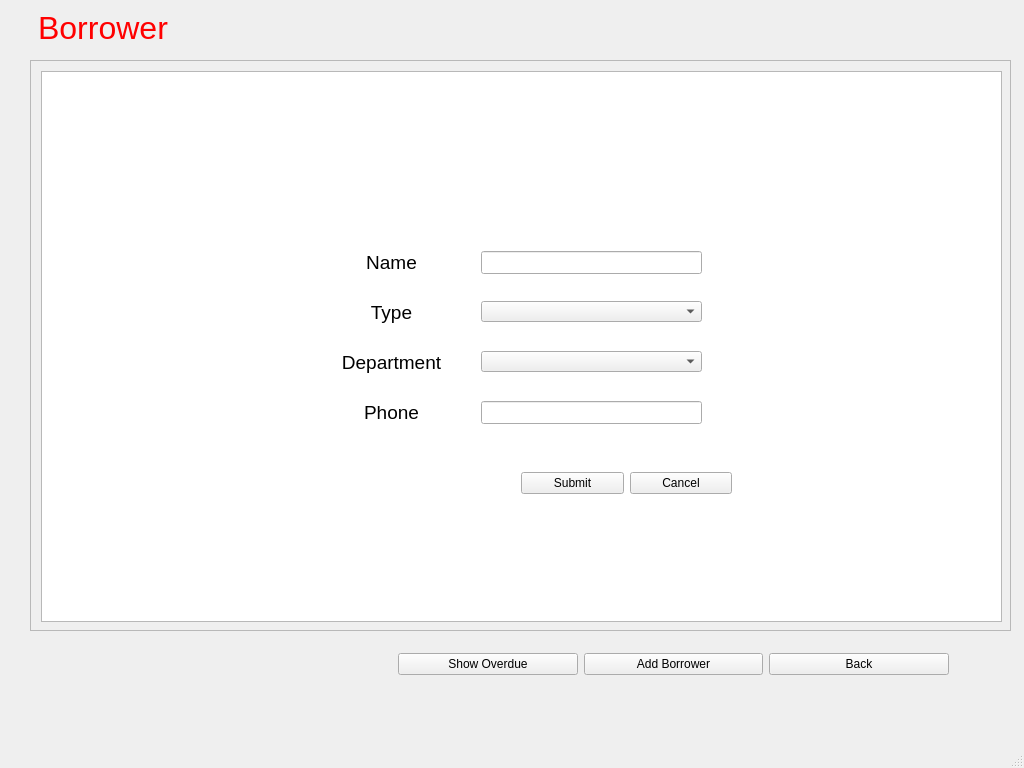
<?xml version="1.0" encoding="UTF-8"?>
<ui version="4.0">
 <class>BorrowerGui</class>
 <widget class="QMainWindow" name="BorrowerGui">
  <property name="geometry">
   <rect>
    <x>0</x>
    <y>0</y>
    <width>1024</width>
    <height>768</height>
   </rect>
  </property>
  <property name="windowTitle">
   <string>MainWindow</string>
  </property>
  <property name="styleSheet">
   <string notr="true">background-image: url(:/inori_zirong_chibi.jpg);</string>
  </property>
  <widget class="QWidget" name="centralwidget">
   <widget class="QLabel" name="lblHeader">
    <property name="geometry">
     <rect>
      <x>30</x>
      <y>10</y>
      <width>146</width>
      <height>38</height>
     </rect>
    </property>
    <property name="styleSheet">
     <string notr="true">background-image: url(:/White-Wallpapers.jpg);</string>
    </property>
    <property name="text">
     <string>&lt;html&gt;&lt;head/&gt;&lt;body&gt;&lt;p align=&quot;center&quot;&gt;&lt;span style=&quot; font-size:24pt; color:#ff0000;&quot;&gt;Borrower&lt;/span&gt;&lt;/p&gt;&lt;/body&gt;&lt;/html&gt;</string>
    </property>
   </widget>
   <widget class="QWidget" name="layoutWidget">
    <property name="geometry">
     <rect>
      <x>398</x>
      <y>644</y>
      <width>551</width>
      <height>41</height>
     </rect>
    </property>
    <layout class="QHBoxLayout" name="horizontalLayout">
     <item>
      <widget class="QPushButton" name="btnOverdue">
       <property name="styleSheet">
        <string notr="true">background-image: url(:/White-Wallpapers.jpg);</string>
       </property>
       <property name="text">
        <string>Show Overdue</string>
       </property>
      </widget>
     </item>
     <item>
      <widget class="QPushButton" name="btnSave">
       <property name="styleSheet">
        <string notr="true">background-image: url(:/White-Wallpapers.jpg);</string>
       </property>
       <property name="text">
        <string>Add Borrower</string>
       </property>
      </widget>
     </item>
     <item>
      <widget class="QPushButton" name="btnBack">
       <property name="styleSheet">
        <string notr="true">background-image: url(:/White-Wallpapers.jpg);</string>
       </property>
       <property name="text">
        <string>Back</string>
       </property>
      </widget>
     </item>
    </layout>
   </widget>
   <widget class="QScrollArea" name="scrollArea">
    <property name="geometry">
     <rect>
      <x>30</x>
      <y>60</y>
      <width>981</width>
      <height>571</height>
     </rect>
    </property>
    <property name="widgetResizable">
     <bool>true</bool>
    </property>
    <widget class="QWidget" name="scrollAreaWidgetContents">
     <property name="geometry">
      <rect>
       <x>0</x>
       <y>0</y>
       <width>979</width>
       <height>569</height>
      </rect>
     </property>
     <widget class="QWidget" name="widget" native="true">
      <property name="geometry">
       <rect>
        <x>290</x>
        <y>170</y>
        <width>421</width>
        <height>291</height>
       </rect>
      </property>
      <property name="styleSheet">
       <string notr="true">background-image: url(:/greenBackGround.jpg);</string>
      </property>
      <widget class="QLabel" name="lblBRNAME">
       <property name="geometry">
        <rect>
         <x>10</x>
         <y>20</y>
         <width>121</width>
         <height>23</height>
        </rect>
       </property>
       <property name="styleSheet">
        <string notr="true">background-image: url(:/White-Wallpapers.jpg);</string>
       </property>
       <property name="text">
        <string>&lt;html&gt;&lt;head/&gt;&lt;body&gt;&lt;p align=&quot;center&quot;&gt;&lt;span style=&quot; font-size:14pt; color:#000000;&quot;&gt;Name&lt;/span&gt;&lt;/p&gt;&lt;/body&gt;&lt;/html&gt;</string>
       </property>
      </widget>
      <widget class="QLabel" name="lblBRTYPE">
       <property name="geometry">
        <rect>
         <x>10</x>
         <y>70</y>
         <width>121</width>
         <height>23</height>
        </rect>
       </property>
       <property name="styleSheet">
        <string notr="true">background-image: url(:/White-Wallpapers.jpg);</string>
       </property>
       <property name="text">
        <string>&lt;html&gt;&lt;head/&gt;&lt;body&gt;&lt;p align=&quot;center&quot;&gt;&lt;span style=&quot; font-size:14pt; color:#000000;&quot;&gt;Type&lt;/span&gt;&lt;/p&gt;&lt;/body&gt;&lt;/html&gt;</string>
       </property>
      </widget>
      <widget class="QLabel" name="lblBRDEP">
       <property name="geometry">
        <rect>
         <x>10</x>
         <y>120</y>
         <width>121</width>
         <height>23</height>
        </rect>
       </property>
       <property name="styleSheet">
        <string notr="true">background-image: url(:/White-Wallpapers.jpg);</string>
       </property>
       <property name="text">
        <string>&lt;html&gt;&lt;head/&gt;&lt;body&gt;&lt;p align=&quot;center&quot;&gt;&lt;span style=&quot; font-size:14pt; color:#000000;&quot;&gt;Department&lt;/span&gt;&lt;/p&gt;&lt;/body&gt;&lt;/html&gt;</string>
       </property>
      </widget>
      <widget class="QLabel" name="lblPHONE">
       <property name="geometry">
        <rect>
         <x>10</x>
         <y>170</y>
         <width>121</width>
         <height>23</height>
        </rect>
       </property>
       <property name="styleSheet">
        <string notr="true">background-image: url(:/White-Wallpapers.jpg);</string>
       </property>
       <property name="text">
        <string>&lt;html&gt;&lt;head/&gt;&lt;body&gt;&lt;p align=&quot;center&quot;&gt;&lt;span style=&quot; font-size:14pt; color:#000000;&quot;&gt;Phone&lt;/span&gt;&lt;/p&gt;&lt;/body&gt;&lt;/html&gt;</string>
       </property>
      </widget>
      <widget class="QLineEdit" name="lnBrName">
       <property name="geometry">
        <rect>
         <x>160</x>
         <y>20</y>
         <width>221</width>
         <height>23</height>
        </rect>
       </property>
       <property name="styleSheet">
        <string notr="true">background-image: url(:/White-Wallpapers.jpg);</string>
       </property>
      </widget>
      <widget class="QLineEdit" name="lnBrPhone">
       <property name="geometry">
        <rect>
         <x>160</x>
         <y>170</y>
         <width>221</width>
         <height>23</height>
        </rect>
       </property>
       <property name="styleSheet">
        <string notr="true">background-image: url(:/White-Wallpapers.jpg);</string>
       </property>
      </widget>
      <widget class="QComboBox" name="cbBrType">
       <property name="geometry">
        <rect>
         <x>160</x>
         <y>70</y>
         <width>221</width>
         <height>21</height>
        </rect>
       </property>
      </widget>
      <widget class="QComboBox" name="cbBrDepartment">
       <property name="geometry">
        <rect>
         <x>160</x>
         <y>120</y>
         <width>221</width>
         <height>21</height>
        </rect>
       </property>
      </widget>
      <widget class="QWidget" name="layoutWidget">
       <property name="geometry">
        <rect>
         <x>200</x>
         <y>240</y>
         <width>211</width>
         <height>25</height>
        </rect>
       </property>
       <layout class="QHBoxLayout" name="horizontalLayout_2">
        <item>
         <widget class="QPushButton" name="btnAdd">
          <property name="styleSheet">
           <string notr="true">background-image: url(:/White-Wallpapers.jpg);</string>
          </property>
          <property name="text">
           <string>Submit</string>
          </property>
         </widget>
        </item>
        <item>
         <widget class="QPushButton" name="btnCancel">
          <property name="styleSheet">
           <string notr="true">background-image: url(:/White-Wallpapers.jpg);</string>
          </property>
          <property name="text">
           <string>Cancel</string>
          </property>
         </widget>
        </item>
       </layout>
      </widget>
     </widget>
     <widget class="QTableView" name="tbBorrower">
      <property name="geometry">
       <rect>
        <x>10</x>
        <y>10</y>
        <width>961</width>
        <height>551</height>
       </rect>
      </property>
      <property name="styleSheet">
       <string notr="true">background-image: url(:/White-Wallpapers.jpg);</string>
      </property>
     </widget>
     <zorder>tbBorrower</zorder>
     <zorder>widget</zorder>
    </widget>
   </widget>
   <zorder>scrollArea</zorder>
   <zorder>lblHeader</zorder>
   <zorder>layoutWidget</zorder>
  </widget>
  <widget class="QStatusBar" name="statusbar"/>
 </widget>
 <resources/>
 <connections/>
</ui>
